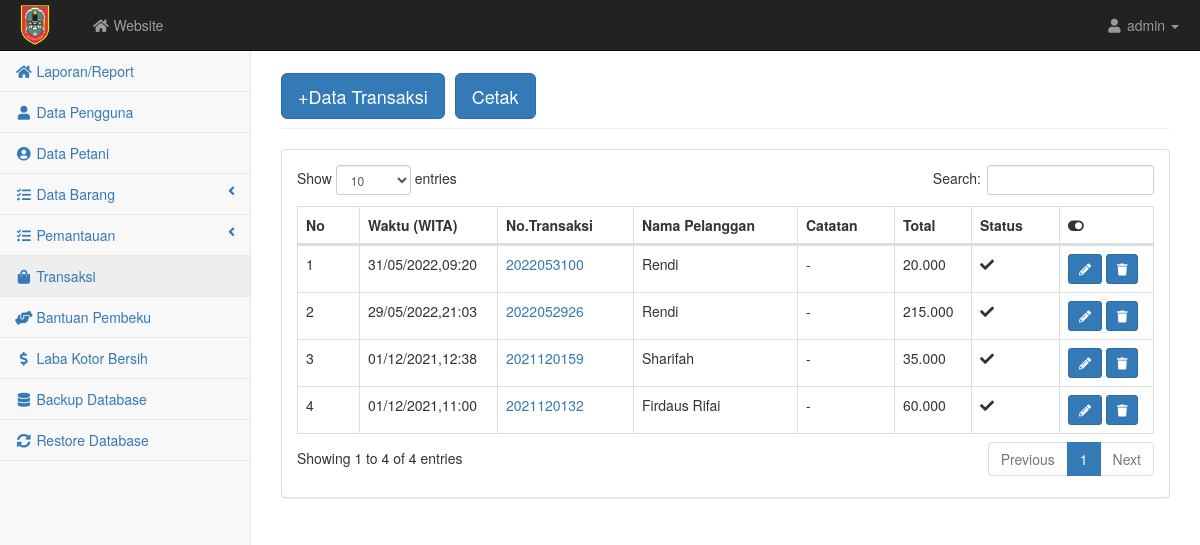
The page /admin/transaksi.php on the database its author committed.
### tables this page shows
CREATE TABLE `transaksi` (
  `notransaksi` varchar(15) NOT NULL,
  `id` int(5) NOT NULL,
  `tgl` datetime NOT NULL,
  `total` float NOT NULL,
  `catatan` varchar(100) NOT NULL,
  `konfirmasi` varchar(50) NOT NULL
);

CREATE TABLE `user` (
  `id` int(5) NOT NULL,
  `nama` varchar(100) NOT NULL,
  `username` varchar(10) NOT NULL,
  `password` varchar(10) NOT NULL,
  `nik` varchar(30) NOT NULL,
  `telp` varchar(15) NOT NULL,
  `alamat` text NOT NULL,
  `level` varchar(30) NOT NULL,
  `luaslahan` varchar(50) NOT NULL
);

### admin/transaksi.php (the view, shortened to what this page needs)
<?php require('atas.php'); ?>
<div id="page-wrapper">
    <div class="container-fluid">
        <div class="row">
            <div class="col-lg-12">
                <h1 class="page-header">
                <button class="btn btn-primary btn-lg"><a href="transaksi_input.php" style="color: white; text-decoration: none">+Data Transaksi</a></button>
                <button type="button" class="btn btn-primary btn-lg" data-toggle="modal" data-target="#myModal"> Cetak </button></h1>
            </div>
        </div>
        <div class="row">
            <div class="col-lg-12">
                <div class="panel panel-default">
                    <div class="panel-body">
                        <div class="table-responsive">
                            <table class="table table-bordered table-hover" id="dataTables-example">
                                <thead class="success">
                                    <tr>
                                        <th>No</th>
                                        <th>Waktu (WITA)</th>
                                        <th>No.Transaksi</th>
                                        <th>Nama Pelanggan</th>
                                        <th>Catatan</th>
                                        <th>Total</th>
                                        <th>Status</th>
                                        <th><i class="fa fa-toggle-on"></i></th>
                                    </tr>
                                </thead>
                                <tbody>
                                    <?php $no=1; $query = mysqli_query($kon, "SELECT * FROM transaksi INNER JOIN user ON transaksi.id = user.id WHERE konfirmasi != '' ORDER BY tgl DESC");
                                        while($data = mysqli_fetch_array($query)){ ?>
                                            <tr class="odd gradeX">
                                                <td><?= $no++; ?></td>
                                                <td><?= date('d/m/Y,H:i',strtotime($data['tgl'])) ?></td>
                                                <td><a href="transaksi_detail.php?notransaksi=<?= $data['notransaksi'] ?>"><?= $data['notransaksi'] ?></a>
                                                </td>
                                                <td><?= $data['nama'] ?></td>
                                                <td><?= $data['catatan'] ?></td>
                                                <td><?= number_format($data['total'],0,'.','.') ?></td>
                                                <td><?php
                                                  if($data['konfirmasi'] == 'diterima'){
                                                    ?><i class='fas fa-check'></i><?php
                                                  }else if($data['konfirmasi'] == 'Ditolak'){
                                                    echo "<i class='fas fa-times'></i>";
                                                  }else if($data['konfirmasi'] == 'Menunggu'){
                                                    echo "<i class='fas fa-clock'></i>";
                                                  }  ?></td>
                                                <td>
                                                <a href="transaksi_edit.php?notransaksi=<?php echo $data['notransaksi']; ?>" class="btn btn-primary btn-sm"><i class="fa fa-pencil-alt"></i></a>
                                                <a href="delete.php?notransaksi=<?php echo $data['notransaksi'] ?>&level=transaksi" class="btn btn-primary btn-sm"><i class="fa fa-trash"></i></a>
                                                </td>
                                            </tr>
                                        <?php } ?>
                                </tbody>
                            </table>
                        </div>
                    </div>
                </div>
            </div>
        </div>
    </div>
</div>
    </div>
<?php require('bawah.php') ?>

### admin/css/startmin.css (style rules this page uses)
body { background-color: #f8f8f8; }
#page-wrapper { padding-top: 30px; min-height: 568px; background-color: #fff; }
@media (min-width:768px) { #page-wrapper { position: inherit; margin-left: 250px; padding: 30px 15px 0 15px; border-left: 1px solid #e7e7e7; } }
table.dataTable thead .sorting, table.dataTable thead .sorting_asc, table.dataTable thead .sorting_desc, table.dataTable thead .sorting_asc_disabled, table.dataTable thead .sorting_desc_disabled { background: 0 0; }
table.dataTable thead .sorting_asc:after { content: "\f0de"; float: right; font-family: fontawesome; }
table.dataTable thead .sorting:after { content: "\f0dc"; float: right; font-family: fontawesome; color: rgba(50,50,50,.5); }

### rows shown on the page
transaksi: tgl "31/05/2022,09:20", notransaksi "2022053100", id.nama "Rendi", catatan "-", total "20.000", konfirmasi "diterima" (drawn)
transaksi: tgl "29/05/2022,21:03", notransaksi "2022052926", id.nama "Rendi", catatan "-", total "215.000", konfirmasi "diterima" (drawn)
transaksi: tgl "01/12/2021,12:38", notransaksi "2021120159", id.nama "Sharifah", catatan "-", total "35.000", konfirmasi "diterima" (drawn)
transaksi: tgl "01/12/2021,11:00", notransaksi "2021120132", id.nama "Firdaus Rifai", catatan "-", total "60.000", konfirmasi "diterima" (drawn)
